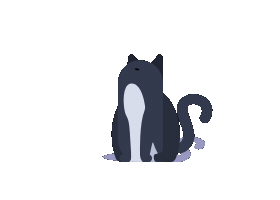
#> input picture tools/loader-cat.gif, 280 x 200 px; its folder holds only this picture in this run
$ python gen-bootlogo-frames.py
#> lines starting #> are read from the running program, lines starting #| are printed output that depends on the picture
#!/usr/bin/env python3
"""Generate the NeOS Plymouth boot-splash frames from a source GIF.

The boot splash is a Plymouth `script` theme (themes/neos/neos.script) that
shows a single still cat-00.png frame centered on a dark background — no
animation. The other cat-NN.png frames stay committed as source material (in
case animation is re-enabled later) but are unused by the script.

CI never runs this (it builds the ISO with mkarchiso from checked-in files), so
the generated cat-*.png frames are COMMITTED. Re-run this only when the source
GIF changes:

    python3 tools/gen-bootlogo-frames.py

Source : tools/loader-cat.gif
Output : profile/airootfs/usr/share/plymouth/themes/neos/cat-NN.png
"""

from pathlib import Path
from PIL import Image

REPO = Path(__file__).resolve().parent.parent
SRC = REPO / "tools" / "loader-cat.gif"
DEST = REPO / "profile/airootfs/usr/share/plymouth/themes/neos"
SCALE = 2  # source cels are drawn small; 2x keeps them readable on a 1080p+ boot screen
MARGIN = 20  # transparent breathing room around the animation on the output canvas


def _rgba_key(pixel):
    """Return a hashable key for an RGBA pixel tuple."""
    return pixel  # tuple is already hashable


def _mode_pixel(pixel_list):
    """Return the most common RGBA value from a list of pixel tuples."""
    return max(set(pixel_list), key=pixel_list.count)


def main() -> None:
    im = Image.open(SRC)
#> im is the input picture: PIL image 280x200 P; mean R, G, B, A 9.9, 233.4, 13.1, 32.3
    n = im.n_frames
#> n = 32
    DEST.mkdir(parents=True, exist_ok=True)

    # ------------------------------------------------------------------
    # Pass 1: composite + crop each frame to its opaque content.  The
    # source GIF anchors the cat in the top-left of its canvas, so
    # resizing the raw canvas would leave the cat off-centre and
    # wobbling as its content size changes frame to frame.  Cropping to
    # the visible pixels lets us re-centre it.
    # ------------------------------------------------------------------
    cels = []
    for i in range(n):
        im.seek(i)
        frame = im.convert("RGBA")
        bbox = frame.getbbox()
        cels.append(frame.crop(bbox) if bbox else frame)
#> this loop made 32 passes
#> bbox on passes 1 to 12: (102, 54, 213, 162), (102, 54, 210, 162), (102, 54, 209, 163), (102, 54, 206, 163), (102, 54, 204, 163), (102, 54, 213, 163), (102, 54, 217, 163), (102, 54, 222, 163), (102, 54, 237, 165), (102, 54, 241, 173), (102, 54, 245, 176), (102, 54, 246, 184)
#> after the loop, cels = 32 items

    # Remove trailing identical "freeze" frames so the loop is seamless.
    while len(cels) > 1 and cels[-1].tobytes() == cels[-2].tobytes():
        cels.pop()
#> this loop made 3 passes
#> after the loop, cels = 29 items

    n_frames = len(cels)
#> n_frames = 29

    # A single canvas sized to the largest cel keeps every output frame the
    # same dimensions, so neos.script centres them identically — the cat
    # stays put.
    out_w = max(c.width for c in cels) * SCALE + 2 * MARGIN
#> out_w = 328
    out_h = max(c.height for c in cels) * SCALE + 2 * MARGIN
#> out_h = 328

    # ------------------------------------------------------------------
    # Pass 2: scale cels to output size.
    # ------------------------------------------------------------------
    scaled = []
    for cel in cels:
        scaled.append(
            cel.resize((cel.width * SCALE, cel.height * SCALE), Image.LANCZOS)
        )
#> this loop made 29 passes
#> after the loop, scaled = 29 items

    # ------------------------------------------------------------------
    # Pass 3: centre each cel on the shared canvas (full-frame originals).
    # ------------------------------------------------------------------
    originals = []
    for cel in scaled:
        canvas = Image.new("RGBA", (out_w, out_h), (0, 0, 0, 0))
        canvas.paste(cel, ((out_w - cel.width) // 2, (out_h - cel.height) // 2), cel)
        originals.append(canvas)
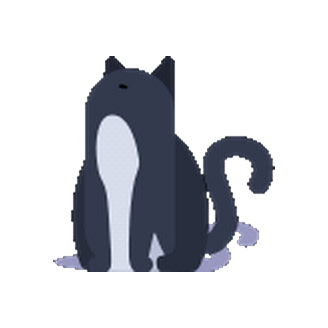
#> canvas: PIL image 328x328 RGBA; mean R, G, B, A 20.7, 22.3, 27.3, 66.3; transparent parts drawn white
#> after the loop, originals = 29 items

    # ------------------------------------------------------------------
    # Pass 4: compute a per-pixel "mode" (most common value across all
    # frames) to serve as the static body.  Pixels that *change* across
    # frames are the tail animation.
    # ------------------------------------------------------------------
    w, h = out_w, out_h
#> w = 328; h = 328
    # Collect all pixel values per coordinate
    pixel_values = [[[] for _ in range(h)] for _ in range(w)]
    for orig in originals:
        px = orig.load()
        for y in range(h):
            for x in range(w):
                pixel_values[x][y].append(px[x, y])

    # Build static image from the mode of each pixel
    static = Image.new("RGBA", (w, h), (0, 0, 0, 0))
    spx = static.load()
    for y in range(h):
        for x in range(w):
            spx[x, y] = _mode_pixel(pixel_values[x][y])

    # Determine which pixels vary across frames (these are the tail)
    varying_pixels = set()
    for orig in originals:
        opx = orig.load()
        for y in range(h):
            for x in range(w):
                if opx[x, y] != spx[x, y]:
                    varying_pixels.add((x, y))
#> after the loop, varying_pixels = 52510 items

    print(f"Static cat body: {w}x{h}")
#| Static cat body: 328x328
    print(f"Varying (tail) pixels: {len(varying_pixels)} / {w * h}")
#| Varying (tail) pixels: 52510 / 107584

    # ------------------------------------------------------------------
    # Pass 5: build the final frames — static body + animated tail.
    # ------------------------------------------------------------------
    for stale in DEST.glob("cat-*.png"):
        stale.unlink()

    for i, orig in enumerate(originals):
        opx = orig.load()
        canvas = static.copy()
        cpx = canvas.load()
        for x, y in varying_pixels:
            cpx[x, y] = opx[x, y]
        canvas.save(DEST / f"cat-{i:02d}.png")
#> this loop made 29 passes
#> pass 1, in main, `canvas = static.copy()`:
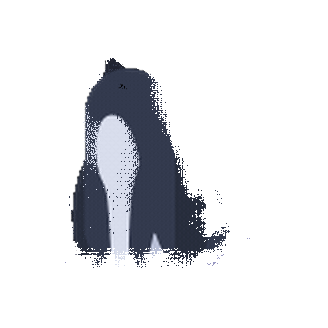
#> canvas: PIL image 328x328 RGBA; mean R, G, B, A 14.7, 15.8, 18.9, 43.9; transparent parts drawn white
#> pass 2, in main, `canvas.save(DEST / f"cat-{i:02d}.png")`:
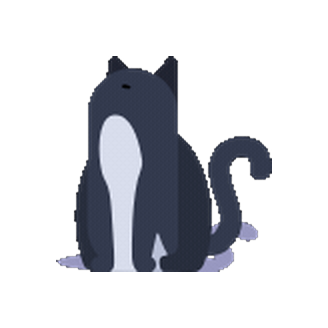
#> saved as cat-01.png: PIL image 328x328 RGBA; mean R, G, B, A 20.3, 21.9, 26.7, 65; transparent parts drawn white

    print(f"Wrote {n_frames} tail-only-animation frames ({w}x{h}) to {DEST}")
#| Wrote 29 tail-only-animation frames (328x328) to profile/airootfs/usr/share/plymouth/themes/neos


if __name__ == "__main__":
    main()
